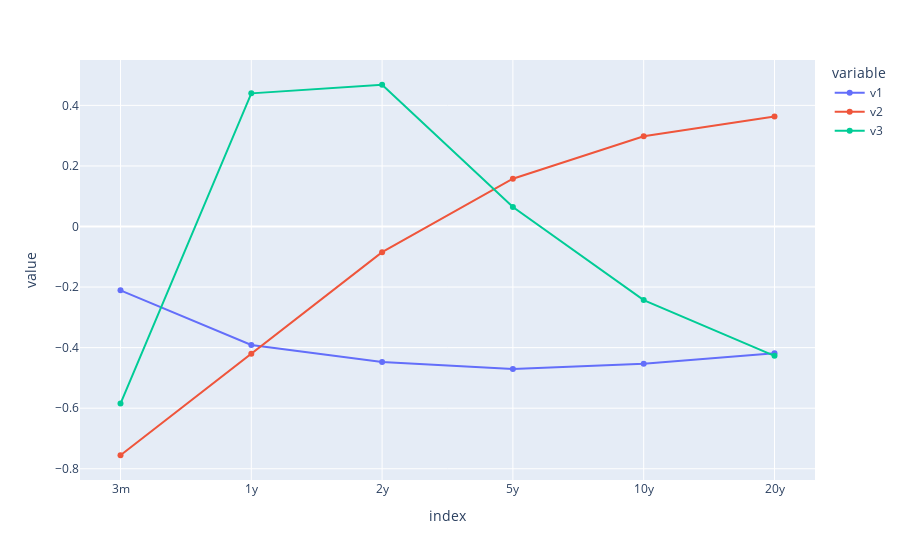

Notebook cell for this chart:
### Code cell
#Create a covariance matrix 
cov_matrix_array = np.array(np.cov(df_standard, rowvar=False))

# Perform eigendecomposition
eigenvalues, eigenvectors = np.linalg.eig(cov_matrix_array)

# Put data into a DataFrame 
df_eigval = pd.DataFrame({"Eigenvalues":eigenvalues})
df_eigvec = pd.DataFrame(eigenvectors)
df_eigvec.columns=["v1","v2","v3","v4","v5","v6"]
df_eigvec.index=["3m","1y","2y","5y","10y","20y"]
# Veamos el comportamiento Historico de cada nodo
fig = px.line(df_eigvec.iloc[:,0:3],markers=True)
fig.show()

### Figure 1 — Plotly figure (JSON) as saved in the notebook; plotly's stock layout.template omitted (floating-point values rounded to 4 significant figures)
{"data": [{"hovertemplate": "variable=v1<br>index=%{x}<br>value=%{y}<extra></extra>", "legendgroup": "v1", "line": {"color": "#636efa", "dash": "solid"}, "marker": {"symbol": "circle"}, "mode": "lines+markers", "name": "v1", "orientation": "v", "showlegend": true, "type": "scatter", "x": ["3m", "1y", "2y", "5y", "10y", "20y"], "xaxis": "x", "y": [-0.2107, -0.3913, -0.4477, -0.4708, -0.453, -0.4185], "yaxis": "y"}, {"hovertemplate": "variable=v2<br>index=%{x}<br>value=%{y}<extra></extra>", "legendgroup": "v2", "line": {"color": "#EF553B", "dash": "solid"}, "marker": {"symbol": "circle"}, "mode": "lines+markers", "name": "v2", "orientation": "v", "showlegend": true, "type": "scatter", "x": ["3m", "1y", "2y", "5y", "10y", "20y"], "xaxis": "x", "y": [-0.7554, -0.42, -0.08478, 0.1578, 0.2982, 0.3634], "yaxis": "y"}, {"hovertemplate": "variable=v3<br>index=%{x}<br>value=%{y}<extra></extra>", "legendgroup": "v3", "line": {"color": "#00cc96", "dash": "solid"}, "marker": {"symbol": "circle"}, "mode": "lines+markers", "name": "v3", "orientation": "v", "showlegend": true, "type": "scatter", "x": ["3m", "1y", "2y", "5y", "10y", "20y"], "xaxis": "x", "y": [-0.5849, 0.4397, 0.4681, 0.06434, -0.2429, -0.427], "yaxis": "y"}], "layout": {"legend": {"title": {"text": "variable"}, "tracegroupgap": 0}, "margin": {"t": 60}, "xaxis": {"anchor": "y", "domain": [0, 1], "title": {"text": "index"}}, "yaxis": {"anchor": "x", "domain": [0, 1], "title": {"text": "value"}}}}
